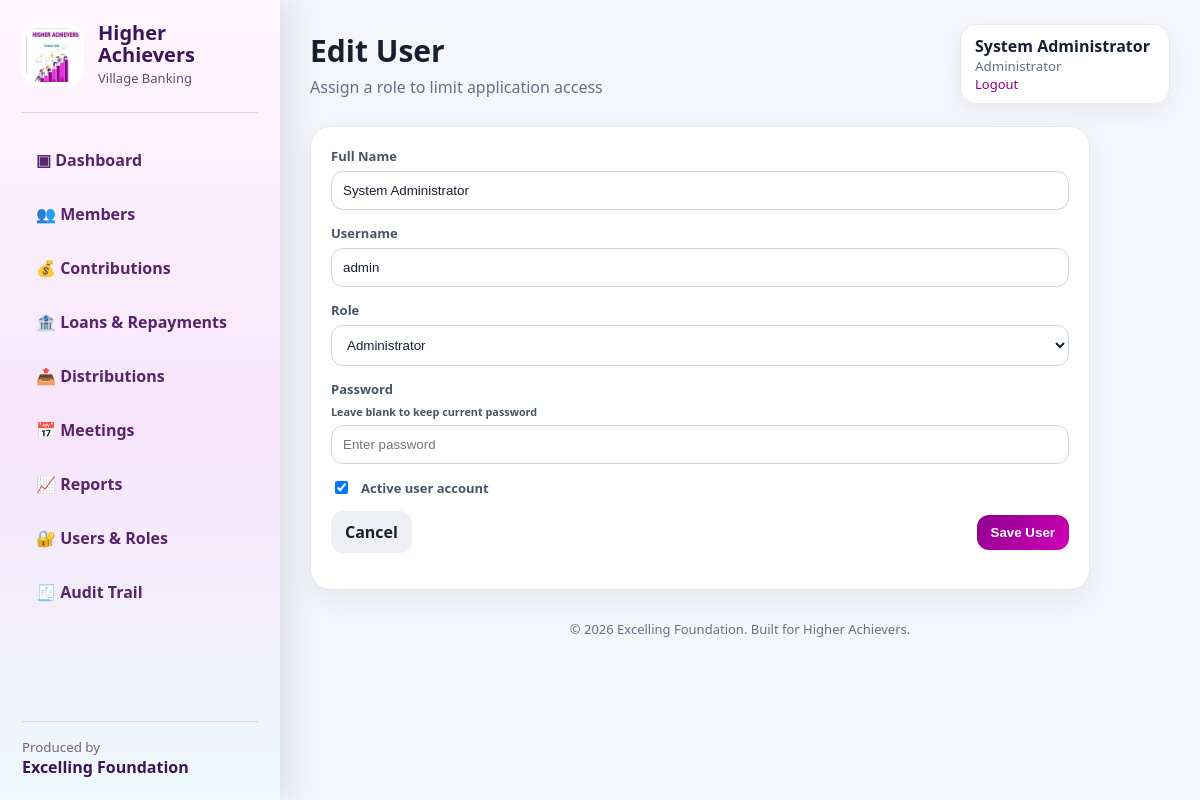
The app's page /users/1/edit (signed in) with its own data.
### higher_achievers_village_banking_pro_audit_V3/village_banking_app/village_banking_app/app.py (models this page shows)
class User(db.Model):
    id = db.Column(db.Integer, primary_key=True)
    username = db.Column(db.String(50), unique=True, nullable=False)
    full_name = db.Column(db.String(120), nullable=False)
    role = db.Column(db.String(30), default='Administrator')
    password_hash = db.Column(db.String(255), nullable=False)
    active = db.Column(db.Boolean, default=True)

### higher_achievers_village_banking_pro_audit_V3/village_banking_app/village_banking_app/app.py (the view, shortened to what this page needs)
@app.route('/users/<int:user_id>/edit', methods=['GET', 'POST'])
@login_required
@role_required('users')
def user_edit(user_id):
    user = User.query.get_or_404(user_id)
    return render_template('user_form.html', user=user)

### higher_achievers_village_banking_pro_audit_V3/village_banking_app/village_banking_app/app.py (called while the page is built)
def user_can(permission):
    user = session.get('user') or {}
    return permission in ROLE_PERMISSIONS.get(user.get('role'), [])

@app.context_processor
def inject_globals():
    return dict(payment_methods=PAYMENT_METHODS, interest_percent=int(INTEREST_RATE * 100), client_name=CLIENT_NAME, producer_name=PRODUCER_NAME, current_year=date.today().year, current_user=session.get('user'), user_can=user_can, roles=ROLES)

def login_required(view):
    @wraps(view)
    def wrapped(*args, **kwargs):
        if not session.get('user'):
            return redirect(url_for('login', next=request.path))
        return view(*args, **kwargs)
    return wrapped

def role_required(permission):
    def decorator(view):
        @wraps(view)
        def wrapped(*args, **kwargs):
            if not session.get('user'):
                return redirect(url_for('login', next=request.path))
            if not user_can(permission):
                flash('You do not have permission to access that section.', 'error')
                return redirect(url_for('dashboard'))
            return view(*args, **kwargs)
        return wrapped
    return decorator

### higher_achievers_village_banking_pro_audit_V3/village_banking_app/village_banking_app/templates/user_form.html
{% extends 'base.html' %}
{% block page_title %}{{ 'Edit User' if user else 'Add User' }}{% endblock %}
{% block subtitle %}Assign a role to limit application access{% endblock %}
{% block content %}
<section class="panel narrow">
  <form method="post" class="form-grid single">
    <label>Full Name
      <input name="full_name" required value="{{ user.full_name if user else '' }}" placeholder="e.g. Mary Banda">
    </label>
    <label>Username
      <input name="username" required value="{{ user.username if user else '' }}" {% if user %}readonly{% endif %} placeholder="e.g. mary">
    </label>
    <label>Role
      <select name="role" required>
        {% for role in roles %}
          <option value="{{ role }}" {% if user and user.role == role %}selected{% endif %}>{{ role }}</option>
        {% endfor %}
      </select>
    </label>
    <label>Password {% if user %}<small>Leave blank to keep current password</small>{% endif %}
      <input name="password" type="password" {% if not user %}required{% endif %} placeholder="Enter password">
    </label>
    <label class="check-row">
      <input type="checkbox" name="active" value="1" {% if not user or user.active %}checked{% endif %}>
      Active user account
    </label>
    <div class="actions">
      <a class="btn" href="{{ url_for('users') }}">Cancel</a>
      <button class="primary" type="submit">Save User</button>
    </div>
  </form>
</section>
{% endblock %}

### higher_achievers_village_banking_pro_audit_V3/village_banking_app/village_banking_app/templates/base.html (shortened to what this page needs)
<!doctype html>
<html lang="en">
<head>
  <link rel="stylesheet" href="{{ url_for('static', filename='style.css') }}">
</head>
<body>
  <aside class="sidebar">
    <div class="brand">
      <img src="{{ url_for('static', filename='higher-achievers-logo.jpeg') }}" alt="Higher Achievers logo">
      <div>
        <strong>{{ client_name }}</strong>
        <span>Village Banking</span>
      </div>
    </div>
    <nav>
      {% if user_can('dashboard') %}<a href="{{ url_for('dashboard') }}">▣ Dashboard</a>{% endif %}
      {% if user_can('members') %}<a href="{{ url_for('members') }}">👥 Members</a>{% endif %}
      {% if user_can('contributions') %}<a href="{{ url_for('contributions') }}">💰 Contributions</a>{% endif %}
      {% if user_can('loans') %}<a href="{{ url_for('loans') }}">🏦 Loans & Repayments</a>{% endif %}
      {% if user_can('distributions') %}<a href="{{ url_for('distributions') }}">📤 Distributions</a>{% endif %}
      {% if user_can('meetings') %}<a href="{{ url_for('meetings') }}">📅 Meetings</a>{% endif %}
      {% if user_can('reports') %}<a href="{{ url_for('reports') }}">📈 Reports</a>{% endif %}
      {% if user_can('users') %}<a href="{{ url_for('users') }}">🔐 Users & Roles</a>{% endif %}
      {% if user_can('audit') %}<a href="{{ url_for('audit_trail') }}">🧾 Audit Trail</a>{% endif %}
    </nav>
    <div class="sidebar-footer">
      <small>Produced by</small>
      <strong>{{ producer_name }}</strong>
    </div>
  </aside>
  <main class="main">
    <header class="topbar">
      <div>
        <h1>{% block page_title %}Village Banking System{% endblock %}</h1>
        <p>{% block subtitle %}Professional community finance management{% endblock %}</p>
      </div>
      <div class="user-pill">
        <span>{{ current_user.full_name if current_user else 'Guest' }}</span>
        <small>{{ current_user.role if current_user else '' }}</small>
        {% if current_user %}<a href="{{ url_for('logout') }}">Logout</a>{% endif %}
      </div>
    </header>
    {% block content %}{% endblock %}
    <footer class="footer">© {{ current_year }} {{ producer_name }}. Built for {{ client_name }}.</footer>
  </main>
</body>
</html>

### higher_achievers_village_banking_pro_audit_V3/village_banking_app/village_banking_app/static/style.css (style rules this page uses)
:root { --purple:#8d008d;--magenta:#d100b8;--teal:#0f8c9a;--ink:#172033;--muted:#667085;--bg:#f4f6fb;--card:#fff;--border:#e6e9f2;--good:#12805c;--warn:#b54708;--bad:#b42318 }
* { box-sizing:border-box }
body { margin:0;background:var(--bg);color:var(--ink);font-family:Segoe UI,Arial,sans-serif }
.sidebar { position:fixed;inset:0 auto 0 0;width:280px;background:linear-gradient(180deg,#fff7ff,#f7e5fb 55%,#edf9fb);color:#3d1459;padding:22px;display:flex;flex-direction:column;box-shadow:10px 0 30px rgba(28,21,52,.10);z-index:2 }
.brand { display:flex;align-items:center;gap:14px;padding-bottom:24px;border-bottom:1px solid rgba(141,0,141,.16) }
.brand img { width:62px;height:62px;border-radius:16px;object-fit:cover;background:white;padding:4px }
.brand strong { display:block;font-size:20px;line-height:1.1 }
.brand span { font-size:13px;color:#6b4778 }
.sidebar nav { display:grid;gap:8px;margin-top:24px }
.sidebar a { color:#4b135f;text-decoration:none;padding:12px 14px;border-radius:12px;font-weight:600;opacity:.92 }
.sidebar-footer { margin-top:auto;padding-top:16px;border-top:1px solid rgba(141,0,141,.16) }
.sidebar-footer small { display:block;color:#7a5d85 }
.main { margin-left:280px;min-height:100vh;padding:24px 30px }
.topbar { display:flex;justify-content:space-between;align-items:center;margin-bottom:22px;gap:20px }
.topbar h1 { margin:0;font-size:30px }
.topbar p { margin:5px 0 0;color:var(--muted) }
.user-pill { background:white;border:1px solid var(--border);border-radius:16px;padding:10px 14px;display:grid;min-width:210px;box-shadow:0 8px 25px rgba(16,24,40,.05) }
.user-pill span { font-weight:700 }
.user-pill small { color:var(--muted) }
.user-pill a { color:var(--purple);font-size:13px;text-decoration:none }
.panel { background:white;border:1px solid var(--border);border-radius:20px;padding:20px;box-shadow:0 10px 28px rgba(16,24,40,.06);overflow:auto }
.panel.narrow { max-width:780px }
.actions { display:flex;justify-content:space-between;align-items:center;gap:12px;margin-bottom:16px;flex-wrap:wrap }
.btn,button { border:0;border-radius:12px;background:#eef0f6;color:var(--ink);padding:10px 14px;font-weight:800;text-decoration:none;cursor:pointer }
.btn.primary,button.primary { background:linear-gradient(135deg,var(--purple),var(--magenta));color:white }
.form-grid { display:grid;grid-template-columns:repeat(3,minmax(0,1fr));gap:14px;align-items:end }
.form-grid.single { grid-template-columns:1fr }
label { display:grid;gap:6px;color:#475467;font-weight:700;font-size:13px }
input,select,textarea { width:100%;border:1px solid #d0d5dd;border-radius:12px;padding:11px;background:white;color:var(--ink) }
.footer { color:var(--muted);font-size:13px;text-align:center;padding:30px }
.check-row { display:flex;grid-template-columns:auto 1fr;align-items:center;gap:10px }
.check-row input { width:auto }
.sidebar .brand strong { color:#3d1459 }
.sidebar-footer strong { color:#3d1459 }

### records on screen
User: full_name "System Administrator", role "Administrator", username "admin", active "☑"

### other values on screen
{{ client_name }} "Higher Achievers"
{{ producer_name }} "Excelling Foundation"
{{ 'Edit User' if user else 'Add User' }} "Edit User"
